Frame 1 (no input): blank canvas, image omitted
Frame 60 (the mouse pressed at the canvas centre just before this capture): blank canvas, image omitted
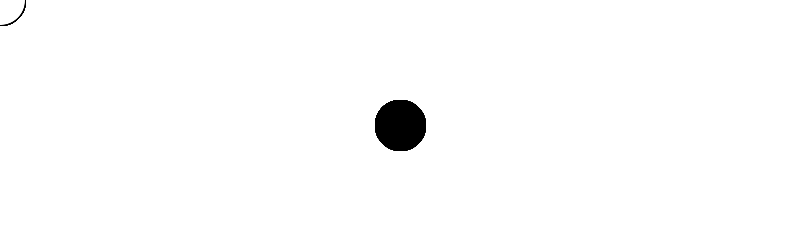
Frame 120 (the mouse held since frame 60 and released just before this capture)

The Processing sketch whose frames 1 and 60 were blank and that drew this single picture after the mouse press (run headless with seeded random() and noise(); from frame 60 on, the mouse is pressed at the canvas centre):

// Processing sketch: banner_pde
// ── banner_pde.pde
//banner template
//ellipse, follow cursor and change color with mouse pressed

void setup() {
  size (800, 250);
  background(255);
}

void draw() {
  ellipse(mouseX, mouseY, 50, 50);
  //if the mouse is pressed, changed color

  if (mousePressed) {
    fill(0);
  } else {
    fill(255);
  }
}
